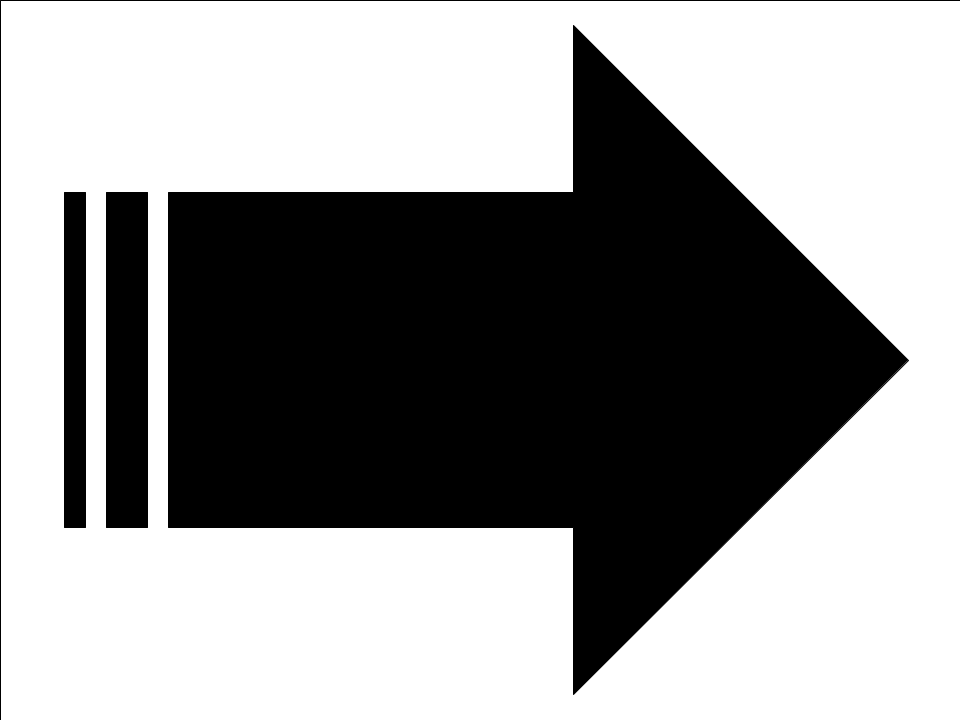
#> input picture word_cloud/imagens/seta1_mask.png, 960 x 720 px
$ python add_two_images.py
#> lines starting #> are read from the running program, lines starting #| are printed output that depends on the picture
import PIL
from PIL import Image
#Read the two images

image1 = PIL.Image.open('./imagens/seta1_mask.png')
#> image1 is the input picture: PIL image 960x720 RGBA; mean R, G, B, A 154.6, 154.6, 154.6, 255
print(type(image1))
#| <class 'PIL.PngImagePlugin.PngImageFile'>
#image1.show()
image2 = PIL.Image.open('./imagens/seta2_mask.jpg')
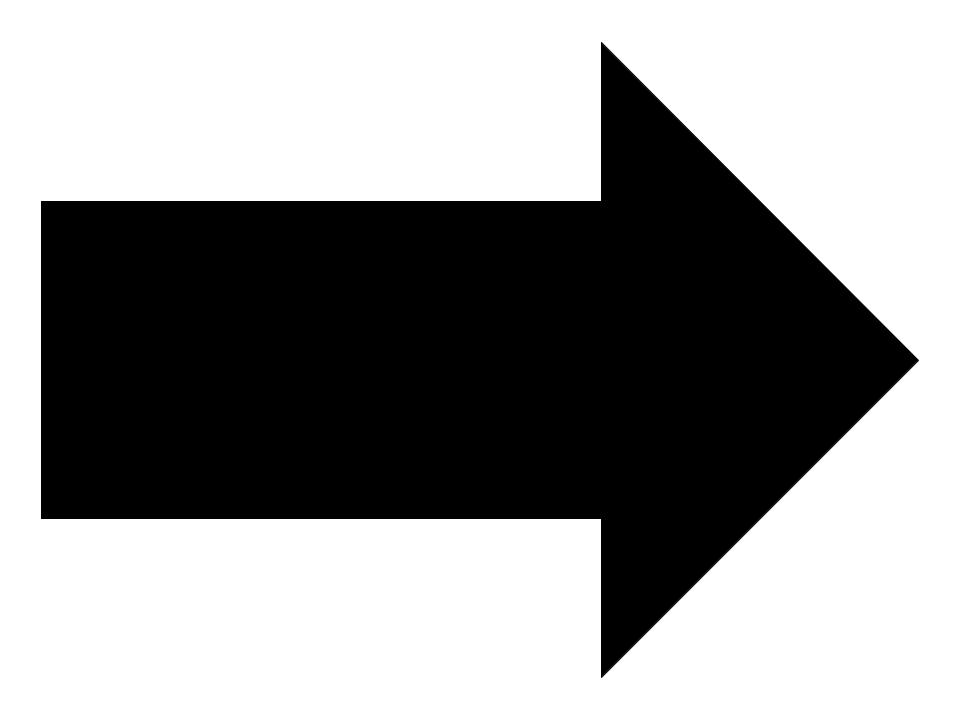
#> input picture word_cloud/imagens/seta2_mask.jpg, 960 x 720 px
#> image2 is the input picture: PIL image 960x720 RGB; min 0, max 255, mean 151.9
#image2.show()
#resize, first image
image1 = image1.resize((200, 200))
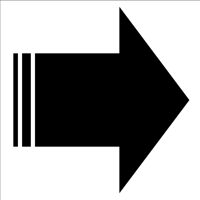
#> image1: PIL image 200x200 RGBA; mean R, G, B, A 154.8, 154.8, 154.8, 255
image2 = image2.resize((200, 200))
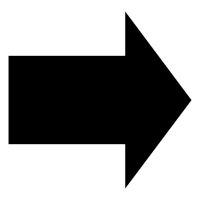
#> image2: PIL image 200x200 RGB; min 0, max 255, mean 151.9
image1_size = image1.size
#> image1_size = (200, 200)
image2_size = image2.size
#> image2_size = (200, 200)

new_image = PIL.Image.new('RGB', (2 * image1_size[0], image1_size[1]), (250, 250, 250))
#> new_image: PIL image 400x200 RGB; every value is 250
new_image.paste(image1,(0,0))
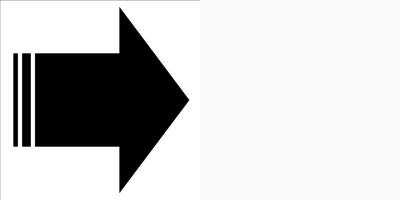
#> new_image: PIL image 400x200 RGB; min 0, max 255, mean 202.4
new_image.paste(image2,(image1_size[0],0))
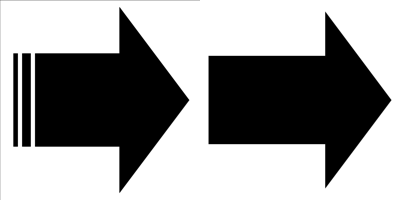
#> new_image: PIL image 400x200 RGB; min 0, max 255, mean 153.3
new_image.save("imagens/merged_image.png","PNG")
new_image.show()
